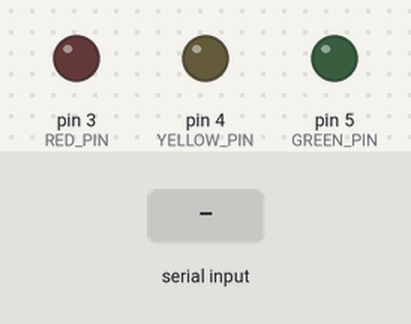
This sketch was run on a simulated Arduino Uno, built with avr-gcc and run on an emulated ATmega328P. Shown: output pins drawn as LEDs (lit = HIGH). Dashed ring = blinking. The test bench sets the inputs (shaded band).

Above: at 1.2 s.
1.3 s: "H\n" received over Serial
At 1.75 s:
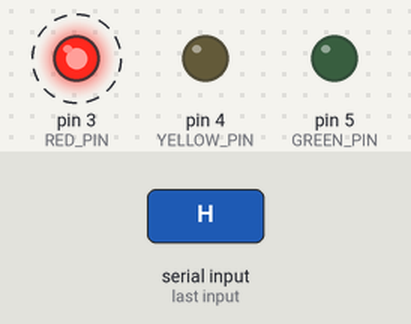
4.3 s: "M\n" received over Serial
At 4.75 s:
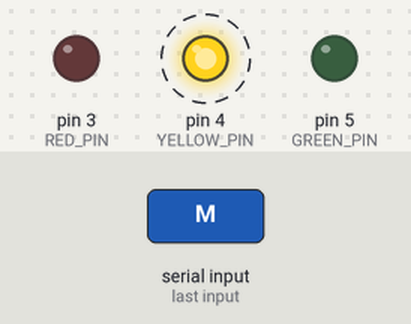
7.3 s: "L\n" received over Serial
At 7.75 s:
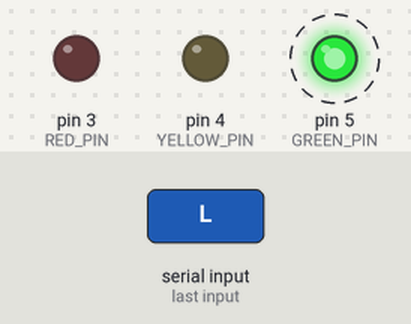
10.3 s: "N\n" received over Serial
At 10.7 s:
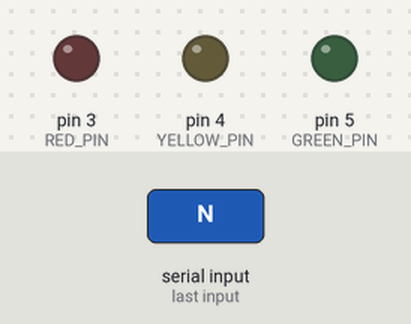
Timing chart, 0 to 12.8 s (numbered marks = the images above; inputs shaded):
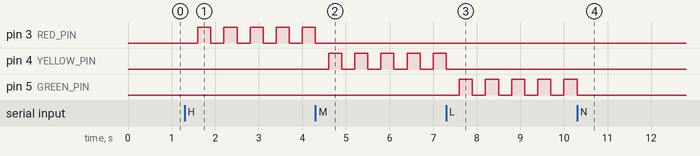

Measured:
- after the input at 1.3 s, pin 3 (RED_PIN): alternates HIGH for 0.30 s and LOW for 0.30 s, starting after 0.30 s
- after the input at 4.3 s, pin 3 (RED_PIN): goes on until 4.3 s, then stays LOW; pin 4 (YELLOW_PIN): alternates HIGH for 0.30 s and LOW for 0.30 s, starting after 0.30 s
- after the input at 7.3 s, pin 4 (YELLOW_PIN): goes on until 7.3 s, then stays LOW; pin 5 (GREEN_PIN): alternates HIGH for 0.30 s and LOW for 0.30 s, starting after 0.30 s
- after the input at 10.3 s, pin 5 (GREEN_PIN): goes on until 10.3 s, then stays LOW

The sketch:

arduino_led_test.ino
```cpp
const int RED_PIN = 3;
const int YELLOW_PIN = 4;
const int GREEN_PIN = 5;
const unsigned long BLINK_INTERVAL_MS = 300;

int activePin = -1;
bool blinkState = false;
unsigned long lastBlinkAt = 0;

void clearAll() {
  digitalWrite(RED_PIN, LOW);
  digitalWrite(YELLOW_PIN, LOW);
  digitalWrite(GREEN_PIN, LOW);
}

void setActivePin(int pin) {
  clearAll();
  activePin = pin;
  blinkState = false;
  lastBlinkAt = millis();
}

void handleCommand(char c) {
  if (c == '\n' || c == '\r') {
    return;
  }

  if (c == 'H') {
    setActivePin(RED_PIN);
  } else if (c == 'M') {
    setActivePin(YELLOW_PIN);
  } else if (c == 'L') {
    setActivePin(GREEN_PIN);
  } else if (c == 'N') {
    activePin = -1;
    clearAll();
  }
}

void updateBlink() {
  if (activePin < 0) {
    return;
  }

  unsigned long now = millis();
  if (now - lastBlinkAt < BLINK_INTERVAL_MS) {
    return;
  }

  blinkState = !blinkState;
  digitalWrite(activePin, blinkState ? HIGH : LOW);
  lastBlinkAt = now;
}

void setup() {
  pinMode(RED_PIN, OUTPUT);
  pinMode(YELLOW_PIN, OUTPUT);
  pinMode(GREEN_PIN, OUTPUT);

  clearAll();
  Serial.begin(9600);
}

void loop() {
  while (Serial.available() > 0) {
    handleCommand(Serial.read());
  }

  updateBlink();
}
```
